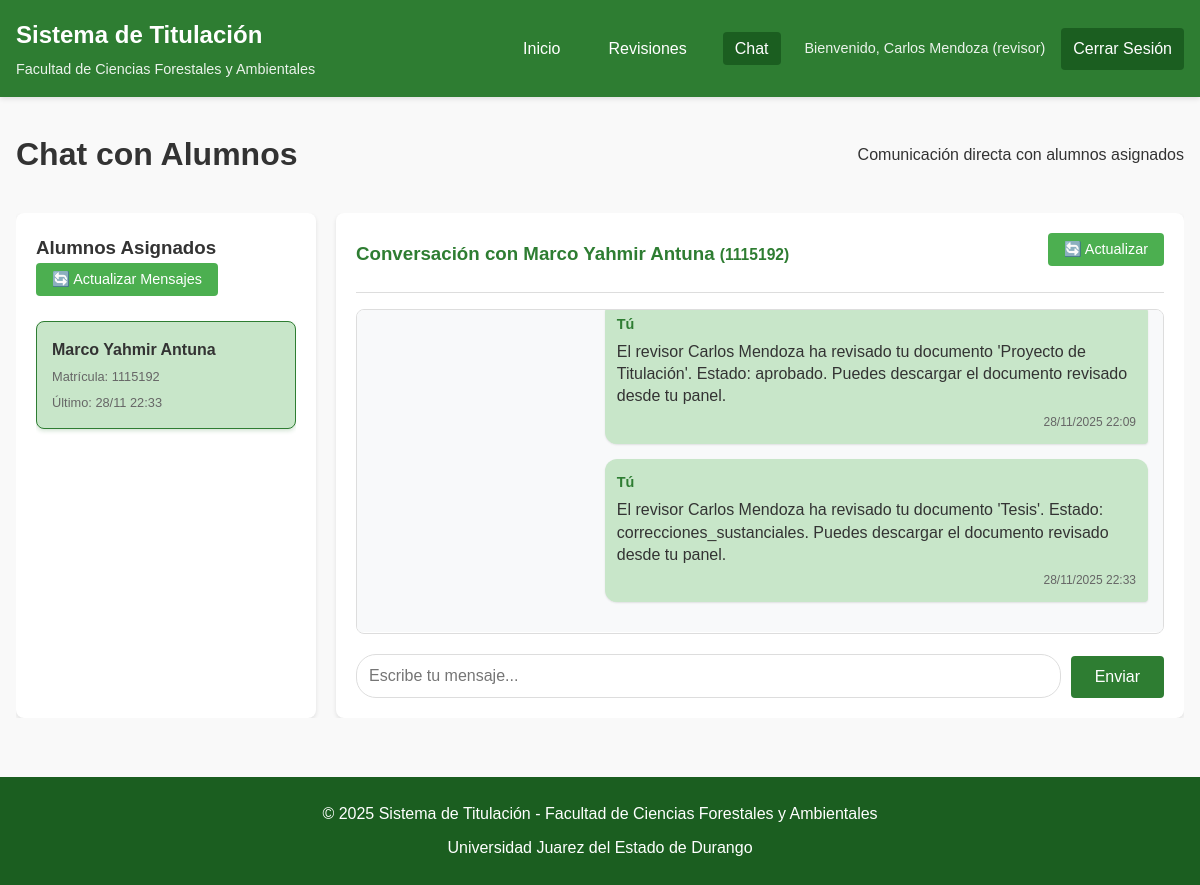
The page /revisor/chat.php (signed in) on the database its author committed.
### tables this page shows
CREATE TABLE `usuarios` (
  `id` int(11) NOT NULL,
  `matricula` varchar(50) NOT NULL,
  `password` varchar(255) NOT NULL,
  `nombre` varchar(100) NOT NULL,
  `apellido_paterno` varchar(100) NOT NULL,
  `apellido_materno` varchar(100) DEFAULT NULL,
  `carrera` int(11) NOT NULL,
  `email` varchar(255) NOT NULL,
  `roles` int(11) NOT NULL,
  `unidad_academica` int(11) NOT NULL,
  `fecha_creacion` timestamp NOT NULL DEFAULT current_timestamp(),
  `activo` tinyint(4) DEFAULT 1
);

CREATE TABLE `chat` (
  `id` int(11) NOT NULL,
  `id_usuario_fuente` int(11) NOT NULL,
  `id_usuario_destino` int(11) NOT NULL,
  `fecha_leido` datetime DEFAULT NULL,
  `fecha_enviado` datetime NOT NULL,
  `mensaje` text DEFAULT NULL
);

### includes/functions.php (called while the page is built, shortened)
<?php
function getMensajesChat($pdo, $usuario_id, $destino_id) {
    $sql = "SELECT c.*, u.nombre as remitente_nombre
            FROM chat c
            JOIN usuarios u ON c.id_usuario_fuente = u.id
            WHERE (c.id_usuario_fuente = :usuario_id AND c.id_usuario_destino = :destino_id)
               OR (c.id_usuario_fuente = :destino_id AND c.id_usuario_destino = :usuario_id)
            ORDER BY c.fecha_enviado ASC";
    $stmt = $pdo->prepare($sql);
    $stmt->bindParam(':usuario_id', $usuario_id, PDO::PARAM_INT);
    $stmt->bindParam(':destino_id', $destino_id, PDO::PARAM_INT);
    $stmt->execute();
    return $stmt->fetchAll(PDO::FETCH_ASSOC);
}
function getConversacionesRecientes($pdo, $usuario_id) {
    $sql = "SELECT DISTINCT
                CASE
                    WHEN c.id_usuario_fuente = :usuario_id THEN c.id_usuario_destino
                    ELSE c.id_usuario_fuente
                END as contacto_id,
                u.nombre, u.apellido_paterno, u.apellido_materno, u.matricula,
                MAX(c.fecha_enviado) as ultimo_mensaje
            FROM chat c
            JOIN usuarios u ON (u.id = CASE
                WHEN c.id_usuario_fuente = :usuario_id THEN c.id_usuario_destino
                ELSE c.id_usuario_fuente
            END)
            WHERE (c.id_usuario_fuente = :usuario_id OR c.id_usuario_destino = :usuario_id)
            GROUP BY contacto_id, u.nombre, u.apellido_paterno, u.apellido_materno, u.matricula
            ORDER BY ultimo_mensaje DESC";
    $stmt = $pdo->prepare($sql);
    $stmt->bindParam(':usuario_id', $usuario_id, PDO::PARAM_INT);
    $stmt->execute();
    return $stmt->fetchAll(PDO::FETCH_ASSOC);
}
?>

### revisor/chat.php (the view, shortened to what this page needs)
<?php
include '../includes/config.php';
include '../includes/functions.php';
$revisor_id = $_SESSION['user_id'];
$sql_alumnos = "SELECT DISTINCT u.id, u.nombre, u.apellido_paterno, u.apellido_materno, u.matricula
                FROM revisiones r
                JOIN usuarios u ON r.id_usuario = u.id
                WHERE r.id_revisor = :revisor_id
                ORDER BY u.nombre, u.apellido_paterno";
$stmt = $pdo->prepare($sql_alumnos);
$stmt->bindParam(':revisor_id', $revisor_id, PDO::PARAM_INT);
$stmt->execute();
$alumnos = $stmt->fetchAll(PDO::FETCH_ASSOC);
$destino_id = $_GET['destino'] ?? ($alumnos[0]['id'] ?? null);
$mensajes_chat = [];
if ($destino_id) {
    $mensajes_chat = getMensajesChat($pdo, $revisor_id, $destino_id);
}
?>
<!DOCTYPE html>
<html lang="es">
<head>
    <link rel="stylesheet" href="../css/style.css">
</head>
<body>
    <?php include '../includes/header.php'; ?>
    <main class="main-content" style="margin-bottom: 0; padding-bottom: 0;">
        <div class="page-header">
            <h1>Chat con Alumnos</h1>
            <p>Comunicación directa con alumnos asignados</p>
        </div>
        <?php if (empty($alumnos)): ?>
            <div class="empty-state">
                <h2>No tienes alumnos asignados</h2>
                <p>El administrador te asignará alumnos para revisar sus documentos.</p>
                <a href="../revisor/index.php" class="btn-primary">Volver al Dashboard</a>
            </div>
        <?php else: ?>
            <div class="chat-page">
                <div class="chat-container">
                    <div class="contacts-list">
                        <div class="contacts-header">
                            <h3>Alumnos Asignados</h3>
                            <button type="button" class="refresh-btn" onclick="location.reload()">
                                🔄 Actualizar Mensajes
                            </button>
                        </div>
                        <div class="contacts-scroll">
                            <?php
                            $conversaciones = getConversacionesRecientes($pdo, $revisor_id);
                            ?>
                            <?php foreach ($alumnos as $alumno):
                                $ultimo_mensaje = '';
                                foreach ($conversaciones as $conv) {
                                    if ($conv['contacto_id'] == $alumno['id']) {
                                        $ultimo_mensaje = $conv['ultimo_mensaje'];
                                        break;
                                    }
                                }
                            ?>
                                <div class="contact <?php echo $alumno['id'] == $destino_id ? 'active' : ''; ?>"
                                     onclick="window.location.href='?destino=<?php echo $alumno['id']; ?>'">
                                    <div class="contact-info">
                                        <div class="contact-name">
                                            <?php echo htmlspecialchars($alumno['nombre'] . ' ' . $alumno['apellido_paterno']); ?>
                                        </div>
                                        <div class="contact-matricula">
                                            Matrícula: <?php echo htmlspecialchars($alumno['matricula']); ?>
                                        </div>
                                        <?php if ($ultimo_mensaje): ?>
                                            <div class="last-message">
                                                Último: <?php echo date('d/m H:i', strtotime($ultimo_mensaje)); ?>
                                            </div>
                                        <?php endif; ?>
                                    </div>
                                </div>
                            <?php endforeach; ?>
                        </div>
                    </div>
                    <div class="chat-window">
                        <?php if ($destino_id): ?>
                            <?php
                            $current_alumno = array_filter($alumnos, function($a) use ($destino_id) {
                                return $a['id'] == $destino_id;
                            });
                            $alumno = $current_alumno ? array_values($current_alumno)[0] : null;
                            ?>
                            <div class="chat-header">
                                <div style="display: flex; justify-content: space-between; align-items: center;">
                                    <h3>
                                        Conversación con
                                        <?php echo htmlspecialchars($alumno['nombre'] . ' ' . $alumno['apellido_paterno']); ?>
                                        <small>(<?php echo htmlspecialchars($alumno['matricula']); ?>)</small>
                                    </h3>
                                    <button type="button" class="refresh-btn" onclick="location.reload()">
                                        🔄 Actualizar
                                    </button>
                                </div>
                            </div>
                            <div class="messages-container" id="messagesContainer">
                                <?php if (empty($mensajes_chat)): ?>
                                    <p class="no-messages">No hay mensajes aún. ¡Inicia la conversación!</p>
                                <?php else: ?>
                                    <?php foreach ($mensajes_chat as $mensaje): ?>
                                        <div class="message <?php echo $mensaje['id_usuario_fuente'] == $revisor_id ? 'own' : 'other'; ?>">
                                            <div class="message-sender">
                                                <?php echo $mensaje['id_usuario_fuente'] == $revisor_id ? 'Tú' : htmlspecialchars($mensaje['remitente_nombre']); ?>
                                            </div>
                                            <div class="message-content"><?php echo htmlspecialchars($mensaje['mensaje']); ?></div>
                                            <div class="message-time">
                                                <?php echo date('d/m/Y H:i', strtotime($mensaje['fecha_enviado'])); ?>
                                            </div>
                                        </div>
                                    <?php endforeach; ?>
                                <?php endif; ?>
                            </div>
                            <form method="POST" class="chat-form">
                                <input type="text" name="mensaje" placeholder="Escribe tu mensaje..." required
                                       id="messageInput" autocomplete="off">
                                <button type="submit" class="btn-primary">Enviar</button>
                            </form>
                        <?php endif; ?>
                    </div>
                </div>
            </div>
        <?php endif; ?>
    </main>
    <?php include '../includes/footer.php'; ?>
</body>
</html>

### css/style.css (style rules this page uses)
:root { --primary-color: #2E7D32; --secondary-color: #4CAF50; --accent-color: #8BC34A; --dark-color: #1B5E20; --light-color: #C8E6C9; --text-color: #333; --text-light: #666; --background-color: #f9f9f9; --white: #ffffff; --border-color: #ddd; --error-color: #f44336; --warning-color: #ff9800; --success-color: #4CAF50; --info-color: #2196F3; }
* { margin: 0; padding: 0; box-sizing: border-box; }
body { font-family: 'Arial', sans-serif; line-height: 1.6; color: var(--text-color); background-color: var(--background-color); }
.main-content { max-width: 1200px; margin: 2rem auto; padding: 0 1rem; min-height: calc(100vh - 200px); }
.btn-primary { background-color: var(--primary-color); color: var(--white); padding: 0.75rem 1.5rem; border: none; border-radius: 4px; cursor: pointer; text-decoration: none; display: inline-block; text-align: center; transition: background-color 0.3s; font-size: 1rem; font-weight: 500; }
.page-header { display: flex; justify-content: space-between; align-items: center; margin-bottom: 2rem; flex-wrap: wrap; gap: 1rem; }

### revisor/chat.php (style rules this page uses)
.chat-page { display: flex; flex-direction: column; height: calc(100vh - 200px); min-height: 500px; }
.chat-container { display: grid; grid-template-columns: 300px 1fr; gap: 20px; flex: 1; min-height: 0; overflow: hidden; }
.contacts-list { background: white; border-radius: 8px; padding: 20px; box-shadow: 0 2px 4px rgba(0,0,0,0.1); display: flex; flex-direction: column; overflow: hidden; }
.contacts-header { margin-bottom: 15px; }
.contacts-scroll { flex: 1; overflow-y: auto; min-height: 0; }
.contact { padding: 15px; margin-bottom: 10px; border-radius: 8px; cursor: pointer; transition: all 0.3s ease; border: 1px solid var(--border-color); }
.contact.active { background-color: var(--light-color); border-color: var(--primary-color); box-shadow: 0 2px 4px rgba(46, 125, 50, 0.2); }
.contact-info { display: flex; flex-direction: column; }
.contact-name { font-weight: bold; margin-bottom: 5px; color: var(--text-color); }
.contact-matricula { font-size: 0.8rem; color: var(--text-light); }
.chat-window { background: white; border-radius: 8px; padding: 20px; box-shadow: 0 2px 4px rgba(0,0,0,0.1); display: flex; flex-direction: column; overflow: hidden; }
.chat-header { border-bottom: 1px solid var(--border-color); padding-bottom: 1rem; margin-bottom: 1rem; flex-shrink: 0; }
.chat-header h3 { margin: 0; color: var(--primary-color); }
.messages-container { flex: 1; overflow-y: auto; margin-bottom: 20px; padding: 15px; border: 1px solid var(--border-color); border-radius: 8px; background-color: #f8f9fa; min-height: 0; }
.message { margin-bottom: 15px; padding: 12px; border-radius: 12px; max-width: 70%; box-shadow: 0 1px 2px rgba(0,0,0,0.1); word-wrap: break-word; }
.message.own { background-color: var(--light-color); margin-left: auto; border-bottom-right-radius: 4px; }
.message-sender { font-weight: bold; margin-bottom: 5px; font-size: 0.9rem; color: var(--primary-color); }
.message-content { margin-bottom: 5px; line-height: 1.4; color: var(--text-color); }
.message-time { font-size: 0.75rem; color: var(--text-light); text-align: right; }
.chat-form { display: flex; gap: 10px; align-items: flex-end; flex-shrink: 0; }
.chat-form input { flex: 1; padding: 12px; border: 1px solid var(--border-color); border-radius: 20px; font-size: 1rem; outline: none; transition: border-color 0.3s; }
.last-message { font-size: 0.8rem; color: var(--text-light); margin-top: 5px; overflow: hidden; text-overflow: ellipsis; white-space: nowrap; }
.refresh-btn { background: var(--secondary-color); color: white; border: none; padding: 8px 16px; border-radius: 4px; cursor: pointer; margin-bottom: 10px; font-size: 0.9rem; }

### rows shown on the page
usuarios: nombre+apellido_paterno "Marco Yahmir Antuna", matricula "1115192", ultimo_mensaje "28/11 22:33", id+nombre+apellido_paterno "Marco Yahmir Antuna"
chat: shows "Tú", mensaje "El revisor Carlos Mendoza ha revisado tu documento 'Proyecto de Titulación'. Estado: aprobado. Puedes descargar el documento revisado desde tu panel.", fecha_enviado "28/11/2025 22:09"
chat: shows "Tú", mensaje "El revisor Carlos Mendoza ha revisado tu documento 'Tesis'. Estado: correcciones_sustanciales. Puedes descargar el documento revisado desde tu panel.", fecha_enviado "28/11/2025 22:33"

### other values the page prints
getUserName() "Carlos Mendoza"
getUserRole() "revisor"
